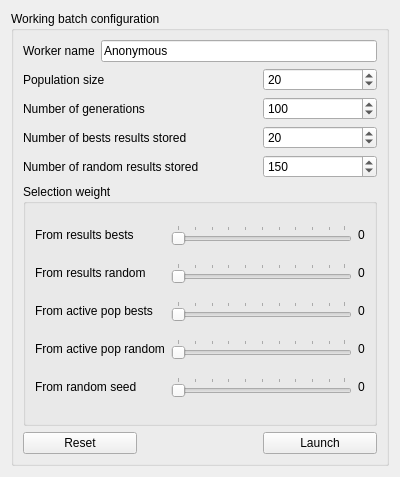
<?xml version="1.0" encoding="UTF-8"?>
<ui version="4.0">
 <class>WorkerConfiguration</class>
 <widget class="QWidget" name="WorkerConfiguration">
  <property name="geometry">
   <rect>
    <x>0</x>
    <y>0</y>
    <width>400</width>
    <height>477</height>
   </rect>
  </property>
  <property name="windowTitle">
   <string>Worker Configuration</string>
  </property>
  <property name="windowIcon">
   <iconset resource="../../../ressources/ressources.qrc">
    <normaloff>:/img/icons/effector</normaloff>:/img/icons/effector</iconset>
  </property>
  <layout class="QVBoxLayout" name="verticalLayout">
   <item>
    <widget class="QGroupBox" name="groupBox">
     <property name="title">
      <string>Working batch configuration</string>
     </property>
     <layout class="QGridLayout" name="gridLayout">
      <item row="5" column="0" colspan="2">
       <widget class="QLabel" name="label">
        <property name="text">
         <string>Population size</string>
        </property>
       </widget>
      </item>
      <item row="6" column="0" colspan="2">
       <widget class="QLabel" name="label_2">
        <property name="text">
         <string>Number of generations</string>
        </property>
       </widget>
      </item>
      <item row="9" column="0" colspan="3">
       <widget class="QGroupBox" name="groupBox_2">
        <property name="title">
         <string>Selection weight</string>
        </property>
        <layout class="QGridLayout" name="gridLayout_2">
         <item row="0" column="0">
          <widget class="QLabel" name="label_3">
           <property name="text">
            <string>From results bests</string>
           </property>
          </widget>
         </item>
         <item row="1" column="0">
          <widget class="QLabel" name="label_4">
           <property name="text">
            <string>From results random</string>
           </property>
          </widget>
         </item>
         <item row="2" column="0">
          <widget class="QLabel" name="label_5">
           <property name="text">
            <string>From active pop bests</string>
           </property>
          </widget>
         </item>
         <item row="3" column="0">
          <widget class="QLabel" name="label_6">
           <property name="text">
            <string>From active pop random</string>
           </property>
          </widget>
         </item>
         <item row="4" column="0">
          <widget class="QLabel" name="label_7">
           <property name="text">
            <string>From random seed</string>
           </property>
          </widget>
         </item>
         <item row="0" column="1">
          <widget class="QSlider" name="sldBestResults">
           <property name="minimum">
            <number>0</number>
           </property>
           <property name="tracking">
            <bool>true</bool>
           </property>
           <property name="orientation">
            <enum>Qt::Horizontal</enum>
           </property>
           <property name="tickPosition">
            <enum>QSlider::TicksAbove</enum>
           </property>
          </widget>
         </item>
         <item row="1" column="1">
          <widget class="QSlider" name="sldRandomResults">
           <property name="value">
            <number>0</number>
           </property>
           <property name="orientation">
            <enum>Qt::Horizontal</enum>
           </property>
           <property name="tickPosition">
            <enum>QSlider::TicksAbove</enum>
           </property>
          </widget>
         </item>
         <item row="2" column="1">
          <widget class="QSlider" name="sldBestPop">
           <property name="value">
            <number>0</number>
           </property>
           <property name="orientation">
            <enum>Qt::Horizontal</enum>
           </property>
           <property name="tickPosition">
            <enum>QSlider::TicksAbove</enum>
           </property>
          </widget>
         </item>
         <item row="3" column="1">
          <widget class="QSlider" name="sldRandomPop">
           <property name="value">
            <number>0</number>
           </property>
           <property name="orientation">
            <enum>Qt::Horizontal</enum>
           </property>
           <property name="tickPosition">
            <enum>QSlider::TicksAbove</enum>
           </property>
          </widget>
         </item>
         <item row="4" column="1">
          <widget class="QSlider" name="sldRandomSeed">
           <property name="orientation">
            <enum>Qt::Horizontal</enum>
           </property>
           <property name="tickPosition">
            <enum>QSlider::TicksAbove</enum>
           </property>
          </widget>
         </item>
         <item row="0" column="2">
          <widget class="QLabel" name="label_10">
           <property name="text">
            <string>0</string>
           </property>
          </widget>
         </item>
         <item row="1" column="2">
          <widget class="QLabel" name="label_11">
           <property name="text">
            <string>0</string>
           </property>
          </widget>
         </item>
         <item row="2" column="2">
          <widget class="QLabel" name="label_12">
           <property name="text">
            <string>0</string>
           </property>
          </widget>
         </item>
         <item row="3" column="2">
          <widget class="QLabel" name="label_13">
           <property name="text">
            <string>0</string>
           </property>
          </widget>
         </item>
         <item row="4" column="2">
          <widget class="QLabel" name="label_14">
           <property name="text">
            <string>0</string>
           </property>
          </widget>
         </item>
        </layout>
       </widget>
      </item>
      <item row="7" column="0" colspan="2">
       <widget class="QLabel" name="label_8">
        <property name="text">
         <string>Number of bests results stored</string>
        </property>
       </widget>
      </item>
      <item row="8" column="0" colspan="2">
       <widget class="QLabel" name="label_9">
        <property name="text">
         <string>Number of random results stored</string>
        </property>
       </widget>
      </item>
      <item row="10" column="2">
       <widget class="QPushButton" name="pushButton">
        <property name="text">
         <string>Launch</string>
        </property>
       </widget>
      </item>
      <item row="0" column="0" colspan="3">
       <layout class="QHBoxLayout" name="horizontalLayout">
        <item>
         <widget class="QLabel" name="label_15">
          <property name="text">
           <string>Worker name</string>
          </property>
         </widget>
        </item>
        <item>
         <widget class="QLineEdit" name="txtWorkerName">
          <property name="text">
           <string>Anonymous</string>
          </property>
         </widget>
        </item>
       </layout>
      </item>
      <item row="5" column="2">
       <widget class="QSpinBox" name="spbPopSize">
        <property name="minimum">
         <number>1</number>
        </property>
        <property name="maximum">
         <number>10000</number>
        </property>
        <property name="value">
         <number>20</number>
        </property>
       </widget>
      </item>
      <item row="6" column="2">
       <widget class="QSpinBox" name="spbMaxGen">
        <property name="minimum">
         <number>1</number>
        </property>
        <property name="maximum">
         <number>10000</number>
        </property>
        <property name="value">
         <number>100</number>
        </property>
       </widget>
      </item>
      <item row="7" column="2">
       <widget class="QSpinBox" name="spbBestResults">
        <property name="minimum">
         <number>1</number>
        </property>
        <property name="maximum">
         <number>1000</number>
        </property>
        <property name="value">
         <number>20</number>
        </property>
       </widget>
      </item>
      <item row="8" column="2">
       <widget class="QSpinBox" name="spbRandomResults">
        <property name="minimum">
         <number>1</number>
        </property>
        <property name="maximum">
         <number>1000</number>
        </property>
        <property name="value">
         <number>150</number>
        </property>
       </widget>
      </item>
      <item row="10" column="0">
       <widget class="QPushButton" name="pbReset">
        <property name="text">
         <string>Reset</string>
        </property>
       </widget>
      </item>
     </layout>
    </widget>
   </item>
  </layout>
 </widget>
 <resources>
  <include location="../../../ressources/ressources.qrc"/>
 </resources>
 <connections>
  <connection>
   <sender>sldBestResults</sender>
   <signal>valueChanged(int)</signal>
   <receiver>label_10</receiver>
   <slot>setNum(int)</slot>
   <hints>
    <hint type="sourcelabel">
     <x>281</x>
     <y>191</y>
    </hint>
    <hint type="destinationlabel">
     <x>350</x>
     <y>192</y>
    </hint>
   </hints>
  </connection>
  <connection>
   <sender>sldRandomResults</sender>
   <signal>valueChanged(int)</signal>
   <receiver>label_11</receiver>
   <slot>setNum(int)</slot>
   <hints>
    <hint type="sourcelabel">
     <x>302</x>
     <y>226</y>
    </hint>
    <hint type="destinationlabel">
     <x>354</x>
     <y>226</y>
    </hint>
   </hints>
  </connection>
  <connection>
   <sender>sldBestPop</sender>
   <signal>valueChanged(int)</signal>
   <receiver>label_12</receiver>
   <slot>setNum(int)</slot>
   <hints>
    <hint type="sourcelabel">
     <x>336</x>
     <y>283</y>
    </hint>
    <hint type="destinationlabel">
     <x>357</x>
     <y>280</y>
    </hint>
   </hints>
  </connection>
  <connection>
   <sender>sldRandomPop</sender>
   <signal>valueChanged(int)</signal>
   <receiver>label_13</receiver>
   <slot>setNum(int)</slot>
   <hints>
    <hint type="sourcelabel">
     <x>336</x>
     <y>319</y>
    </hint>
    <hint type="destinationlabel">
     <x>357</x>
     <y>316</y>
    </hint>
   </hints>
  </connection>
  <connection>
   <sender>sldRandomSeed</sender>
   <signal>valueChanged(int)</signal>
   <receiver>label_14</receiver>
   <slot>setNum(int)</slot>
   <hints>
    <hint type="sourcelabel">
     <x>336</x>
     <y>355</y>
    </hint>
    <hint type="destinationlabel">
     <x>357</x>
     <y>352</y>
    </hint>
   </hints>
  </connection>
 </connections>
</ui>
